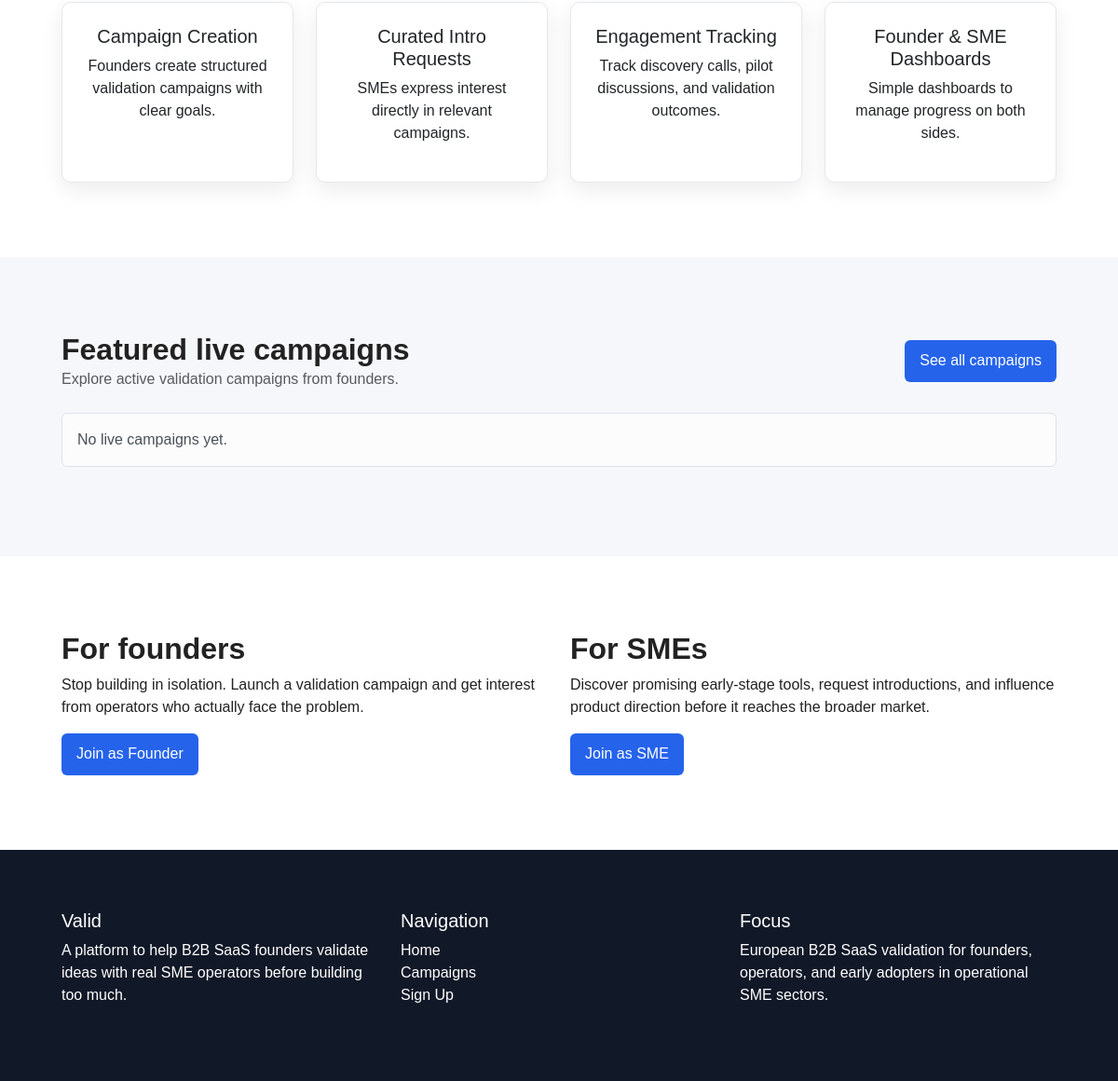
Page /valid/ (lower part) on the earlier database version.
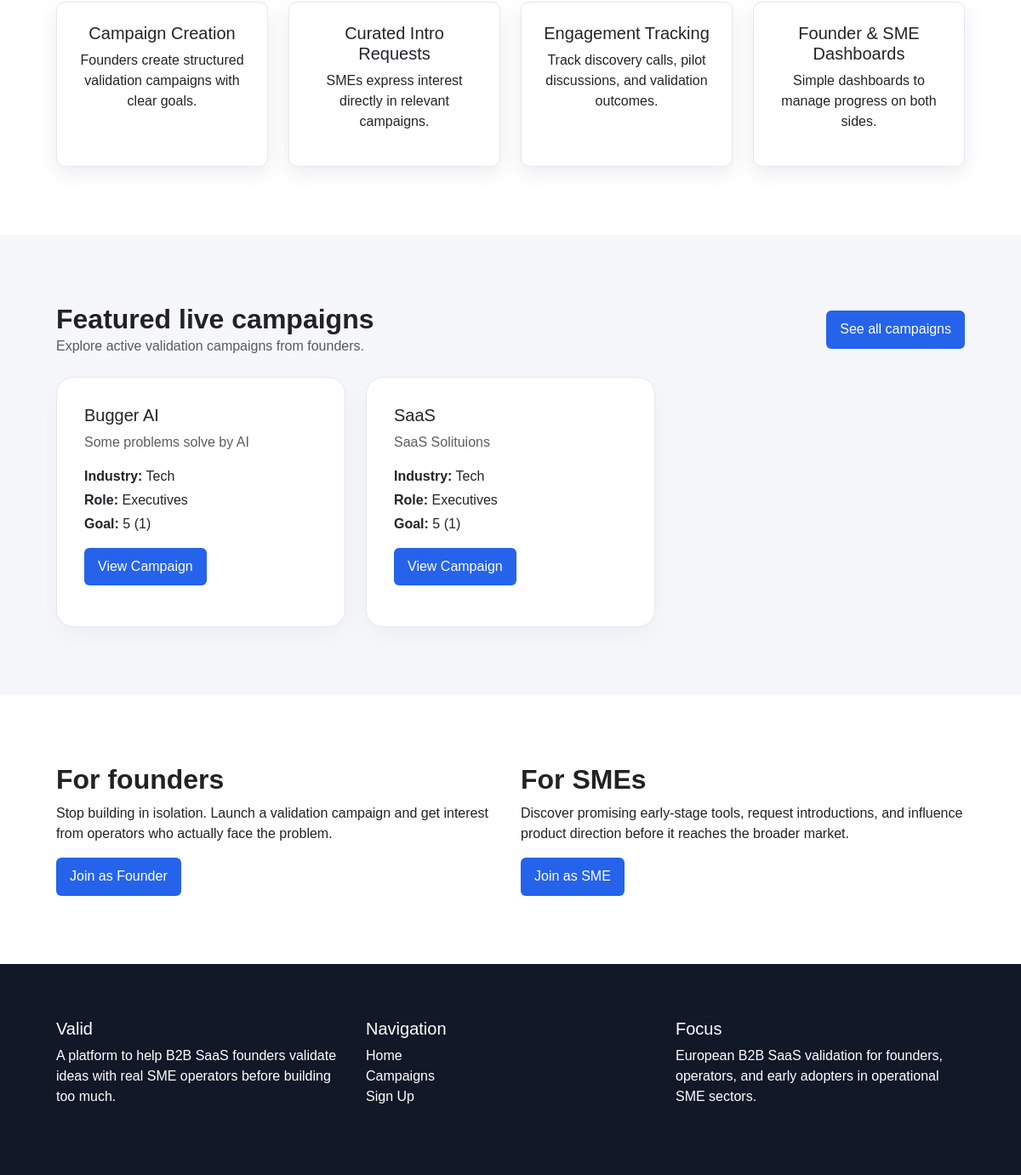
Same page on the later database version.
### campaign/models.py (models this page shows, shortened)
class Campaign(models.Model):
    founder = models.ForeignKey(
        settings.AUTH_USER_MODEL,
        on_delete=models.CASCADE,
        related_name="campaigns",
    )
    title = models.CharField(max_length=255)
    problem_summary = models.TextField()
    solution_summary = models.TextField()
    target_industry = models.CharField(
        max_length=50,
        choices=CampaignIndustry.choices,
    )
    target_role = models.CharField(
        max_length=50,
        choices=CampaignTargetRole.choices,
    )
    target_company_size = models.CharField(
        max_length=50,
        choices=CampaignCompanySize.choices,
    )
    target_market = models.CharField(max_length=100, blank=True)
    validation_goal_type = models.CharField(
        max_length=50,
        choices=CampaignValidationGoal.choices,
    )
    validation_goal_count = models.PositiveIntegerField(default=1)
    pilot_offer_summary = models.TextField(blank=True)
    status = models.CharField(
        max_length=20,
        choices=CampaignStatus.choices,
        default=CampaignStatus.PENDING_REVIEW,
    )
    campaign_image = models.ImageField(upload_to="campaign_visuals/", blank=True, null=True)
    created_at = models.DateTimeField(auto_now_add=True)
    updated_at = models.DateTimeField(auto_now=True)
    class Meta:
        ordering = ["-created_at"]

### campaign/views.py (the view)
# urls.py: path("", home, name="home"),
def home(request):
    campaigns = (
        Campaign.objects.filter(status=CampaignStatus.LIVE)
        .select_related("founder", "founder__profile")
        .annotate(intro_requests_count=Count("intro_requests"))[:6]
    )
    return render(
        request,
        "campaign/home.html",
        {"campaigns": campaigns},
    )

### campaign/templates/campaign/home.html (shortened to what this page needs)
{% extends "campaign/base.html" %}
{% block content %}
<section class="py-5 bg-white">
    <div class="container">
        <div class="row g-4">
            <div class="col-md-3">
                <div class="card feature-card p-4 text-center">
                    <h5>Campaign Creation</h5>
                    <p class="mb-0">Founders create structured validation campaigns with clear goals.</p>
                </div>
            </div>
            <div class="col-md-3">
                <div class="card feature-card p-4 text-center">
                    <h5>Curated Intro Requests</h5>
                    <p class="mb-0">SMEs express interest directly in relevant campaigns.</p>
                </div>
            </div>
            <div class="col-md-3">
                <div class="card feature-card p-4 text-center">
                    <h5>Engagement Tracking</h5>
                    <p class="mb-0">Track discovery calls, pilot discussions, and validation outcomes.</p>
                </div>
            </div>
            <div class="col-md-3">
                <div class="card feature-card p-4 text-center">
                    <h5>Founder & SME Dashboards</h5>
                    <p class="mb-0">Simple dashboards to manage progress on both sides.</p>
                </div>
            </div>
        </div>
    </div>
</section>
<section class="py-5">
    <div class="container">
        <div class="d-flex justify-content-between align-items-center mb-4 flex-wrap gap-2">
            <div>
                <h2 class="fw-bold mb-0">Featured live campaigns</h2>
                <p class="text-muted mb-0">Explore active validation campaigns from founders.</p>
            </div>
            <a href="{% url 'campaign_list' %}" class="btn btn-primary">See all campaigns</a>
        </div>
        <div class="row g-4">
            {% for campaign in campaigns %}
                <div class="col-md-6 col-lg-4">
                    <div class="card campaign-card h-100 p-3">
                        <div class="card-body">
                            <h5 class="card-title">{{ campaign.title }}</h5>
                            <p class="card-text text-muted">{{ campaign.solution_summary|truncatechars:120 }}</p>
                            <p class="mb-1"><strong>Industry:</strong> {{ campaign.get_target_industry_display }}</p>
                            <p class="mb-1"><strong>Role:</strong> {{ campaign.get_target_role_display }}</p>
                            <p class="mb-3"><strong>Goal:</strong> {{ campaign.get_validation_goal_type_display }} ({{ campaign.validation_goal_count }})</p>
                            <a href="{% url 'campaign_detail' campaign.id %}" class="btn btn-outline-primary">View Campaign</a>
                        </div>
                    </div>
                </div>
            {% empty %}
                <div class="col-12">
                    <div class="alert alert-light border">
                        No live campaigns yet.
                    </div>
                </div>
            {% endfor %}
        </div>
    </div>
</section>
<section class="py-5 bg-white">
    <div class="container">
        <div class="row align-items-center g-4">
            <div class="col-lg-6">
                <h2 class="fw-bold">For founders</h2>
                <p>
                    Stop building in isolation. Launch a validation campaign and get interest from operators who actually face the problem.
                </p>
                {% if not user.is_authenticated %}
                    <a href="{% url 'signup' %}" class="btn btn-primary">Join as Founder</a>
                {% endif %}
            </div>
            <div class="col-lg-6">
                <h2 class="fw-bold">For SMEs</h2>
                <p>
                    Discover promising early-stage tools, request introductions, and influence product direction before it reaches the broader market.
                </p>
                {% if not user.is_authenticated %}
                    <a href="{% url 'signup' %}" class="btn btn-outline-primary">Join as SME</a>
                {% endif %}
            </div>
        </div>
    </div>
</section>
{% endblock %}

Differences in the rows shown:
now on this page (row edited): Campaign: title "Bugger AI", solution_summary "Some problems solve by AI", target_industry "Tech", target_role "Executives", validation_goal_type "5", validation_goal_count "1"
now on this page (row edited): Campaign: title "SaaS", solution_summary "SaaS Solituions", target_industry "Tech", target_role "Executives", validation_goal_type "5", validation_goal_count "1"
Other differences:
text no longer shown: "No live campaigns yet."
